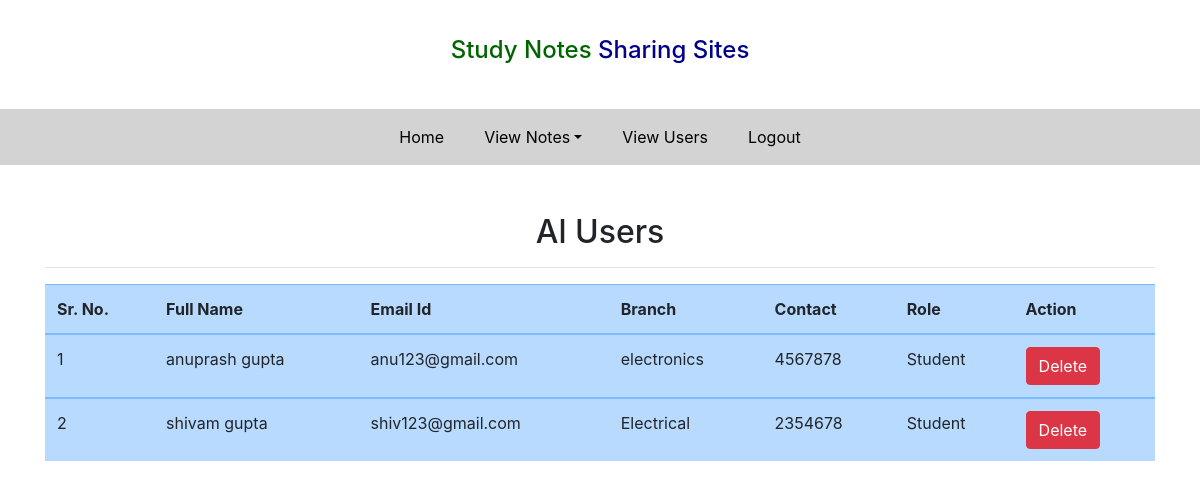
The app's page /view_users/ (signed in) with its own data.
### notes/models.py (models this page shows, shortened)
class Signup(models.Model):
    user = models.ForeignKey(User,on_delete=models.CASCADE,null=True)
    contact = models.CharField(max_length=10)
    branch = models.CharField(max_length=10)
    role = models.CharField(max_length=15)

### notes/views.py (the view)
# urls.py: path('view_users/', views.view_users,name='view_users'),
def view_users(request):
    if not request.user.is_staff:
        return redirect('/login_admin/')
    users = Signup.objects.all()
    d = {'users':users}
    return render(request,'view_users.html',d)

### notes/templates/view_users.html
{% extends 'admin_navigation.html' %}
{% load static %}
{% block body %}
<div class="container mt-5">
    <div class="row">
        <div class="col-sm-12">
            <h2 class="text-center">Al Users</h2>
            <hr>
            <div class="mt-3">
                <table class="table table-primary">
                    <thead>
                    <tr>
                        <th>Sr. No.</th>
                        <th>Full Name</th>
                        <th>Email Id</th>
                        <th>Branch </th>
                        <th>Contact</th>
                        <th>Role</th>
                        <th>Action</th>
                    </tr>
                    </thead>
                    {% for i in users %}
                    <tbody>
                        <tr>
                            <td>{{forloop.counter}}</td>
                            <td>{{i.user.first_name}} {{i.user.last_name}}</td>
                            <td>{{i.user.username}}</td>
                            <td>{{i.branch}}</td>
                            <td>{{i.contact}}</td>
                            <td>{{i.role}}</td>
                            <td><a href="{% url 'delete_user' i.user.id %}" class="btn btn-danger" onclick="return confirm('Are you Sure?')">Delete</a></td>
                        </tr>
                    </tbody>
                    {% endfor %}
                </table>
            </div>
        </div>
    </div>
</div>
{% endblock %}

### records on screen
Signup: user.first_name "anuprash", user.last_name "gupta", user.username "anu123@gmail.com", branch "electronics", contact "4567878", role "Student"
Signup: user.first_name "shivam", user.last_name "gupta", user.username "shiv123@gmail.com", branch "Electrical", contact "2354678", role "Student"
